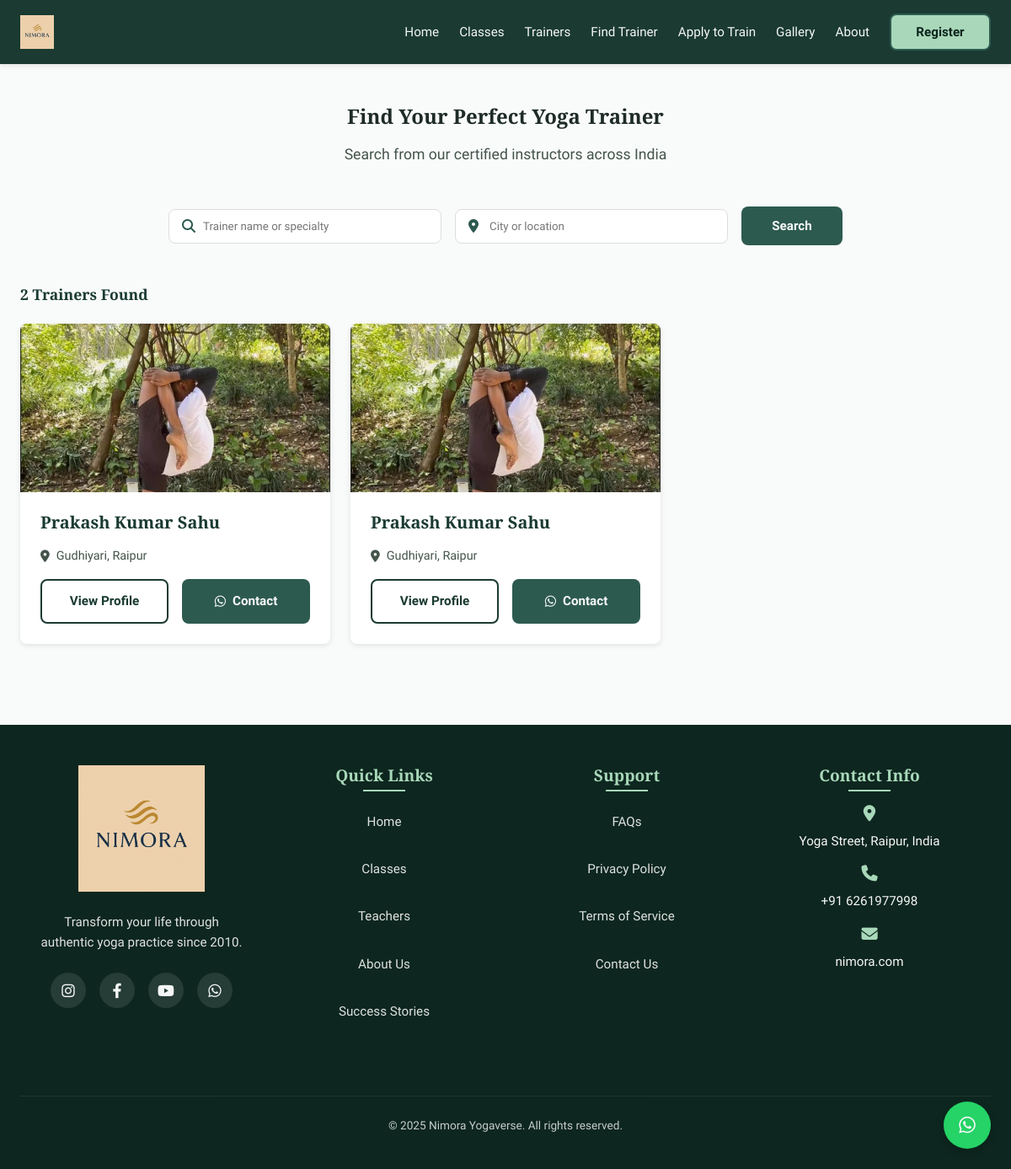
The app's page /trainer/search/ with its own data.
### trainer/models.py (models this page shows, shortened)
class TrainerProfile(models.Model):
    user = models.OneToOneField(User, on_delete=models.CASCADE, related_name='trainer_profile')  # 🔗 Link to User
    name = models.CharField(max_length=100)
    phone = models.CharField(max_length=15, blank=True, null=True)
    profile_image = models.ImageField(upload_to='trainers/')
    social_media_links = models.JSONField(default=dict, blank=True,null=True)
    location = models.CharField(max_length=100)
    specialty = models.CharField(max_length=100,blank=True)
    yoga_types = models.ManyToManyField(YogaType)
    years_experience = models.PositiveIntegerField(default=1)
    bio = models.TextField()
    is_approved = models.BooleanField(default=False)
    @property
    def average_rating(self):
        return 4.5  # Example value

### trainer/views.py (the view)
# urls.py: path('search/', views.search, name='search'),
def search(request):
    name_query = request.GET.get('name', '').strip()
    location_query = request.GET.get('location', '').strip()
    trainers = TrainerProfile.objects.all()
    if name_query:
        trainers = trainers.filter(
            Q(name__icontains=name_query) |
            Q(specialty__icontains=name_query)
        )
    if location_query:
        trainers = trainers.filter(location__icontains=location_query)
    return render(request, 'trainer/search.html', {
        'trainers': trainers,
        'name': name_query,
        'location': location_query
    })

### templates/trainer/search.html (shortened to what this page needs)
{% extends "base.html" %}
{% load static %}
{% block extra_css %}
<link rel="stylesheet" href="{% static 'css/trainer/search.css' %}?v=1.0">
{% endblock %}
{% block content %}
<section class="search-section">
    <div class="container">
        <div class="section-header">
            <h1>Find Your Perfect Yoga Trainer</h1>
            <p class="section-subtitle">Search from our certified instructors across India</p>
        </div>
        <form method="get" action="{% url 'search' %}" class="search-form">
            <div class="form-group">
                <div class="search-input">
                    <i class="fas fa-search"></i>
                    <input type="text" name="name" placeholder="Trainer name or specialty" value="{{ name_query }}">
                </div>
                <div class="search-input">
                    <i class="fas fa-map-marker-alt"></i>
                    <input type="text" name="location" placeholder="City or location" value="{{ location_query }}">
                </div>
                <button type="submit" class="btn btn-primary">Search</button>
            </div>
        </form>
        <div class="search-results">
            {% if trainers %}
                <h2 class="results-count">{{ trainers|length }} Trainer{{ trainers|pluralize }} Found</h2>
                <div class="trainers-grid">
                    {% for trainer in trainers %}
                    <div class="trainer-card">
                        <div class="trainer-image">
                            <img src="{% if trainer.profile_image %}{{ trainer.profile_image.url }}{% else %}{% static 'media/default-profile.png' %}{% endif %}"
                                 alt="{{ trainer.name }}" loading="lazy">
                        </div>
                        <div class="trainer-info">
                            <h3>{{ trainer.name }}</h3>
                            <div class="location">
                                <i class="fas fa-map-marker-alt"></i>
                                {{ trainer.location }}
                            </div>
                            <div class="trainer-actions">
                                <a href="/trainer/{{ trainer.id }}/" class="btn btn-outline">View Profile</a>
                               <a href="https://wa.me/{% if trainer.phone|length == 10 %}91{{ trainer.phone }}{% else %}{{ trainer.phone }}{% endif %}?text=Hi%20{{ trainer.name|urlencode }}%2C%20I%20found%20your%20profile%20on%20NimoraYogaverse..."
                                    class="btn btn-primary" target="_blank">
                                    <i class="fab fa-whatsapp"></i> Contact
                                </a>
                            </div>
                        </div>
                    </div>
                    {% endfor %}
                </div>
            {% else %}
                <div class="no-results">
                    <img src="{% static 'media/no-results.svg' %}" alt="No results found" width="200">
                    <h3>No trainers found matching your criteria</h3>
                    <p>Try adjusting your search filters or <a href="{% url 'search' %}">view all trainers</a></p>
                </div>
            {% endif %}
        </div>
    </div>
</section>
{% endblock %}

### static/css/base.css (style rules this page uses)
:root { --primary: #1A3A32; --primary-dark: #0D261F; --primary-light: #2D5A4F;; --accent: #A8D8B9; --light-accent: #E8F3EC; --text: #1E2B26; --light-text: #F5F7F6; --bg: #F9FBFA; --card-bg: #FFFFFF; --error: #e63946; --shadow: 0 2px 6px rgba(0, 0, 0, 0.1); --shadow-md: 0 4px 12px rgba(0, 0, 0, 0.15); --shadow-lg: 0 10px 30px rgba(0, 0, 0, 0.1); --transition-fast: 0.15s ease; --transition-normal: 0.3s ease; --transition-slow: 0.5s ease; --radius-sm: 4px; --radius: 8px; --radius-lg: 12px; --space-xs: 0.5rem; --space-sm: 1rem; --space-md: 1.5rem; --space-lg: 2rem; --space-xl: 3rem; --font-body: 'Source Sans 3', -apple-system, BlinkMacSystemFont, sans-serif; --font-heading: 'Merriweather', Georgia, serif; --line-height: 1.6; --line-height-heading: 1.2; }
*, *::before, *::after { box-sizing: border-box; margin: 0; padding: 0; }
html { scroll-behavior: smooth; -webkit-text-size-adjust: 100%; }
body { font-family: var(--font-body); background-color: var(--bg); color: var(--text); line-height: var(--line-height); overflow-x: hidden; text-rendering: optimizeLegibility; -webkit-font-smoothing: antialiased; }
h1, h2, h3, h4 { font-family: var(--font-heading); font-weight: 700; line-height: var(--line-height-heading); margin-bottom: var(--space-sm); }
p { margin-bottom: var(--space-sm); }
a { text-decoration: none; color: inherit; transition: color var(--transition-fast); }
img { max-width: 100%; height: auto; display: block; }
button { cursor: pointer; font-family: inherit; border: none; background: none; }
.container { width: 100%; max-width: 1200px; margin: 0 auto; padding: 0 var(--space-md); }
.btn { display: inline-flex; align-items: center; justify-content: center; padding: 0.75rem 1.5rem; border-radius: var(--radius); font-weight: 600; transition: background-color var(--transition-normal), transform var(--transition-normal), box-shadow var(--transition-normal), border-color var(--transition-normal); cursor: pointer; border: 2px solid transparent; font-size: 0.95rem; min-width: 120px; gap: 0.5rem; }
.btn-primary { background-color: var(--primary-light); color: var(--light-text); }
.btn-outline { background-color: transparent; color: var(--primary); border-color: var(--primary); padding: 0.5rem 1rem; }
.section-header { text-align: center; margin-bottom: var(--space-xl); }
.section-subtitle { font-size: 1.1rem; color: #44544b; max-width: 700px; margin: 0 auto; }
.form-group { display: grid; grid-template-columns: 1fr 1fr; gap: var(--space-sm); }

### static/css/trainer/search.css (style rules this page uses)
.search-section { padding: var(--space-xl) 0; background-color: var(--bg); }
.search-form { max-width: 800px; margin: 0 auto var(--space-xl); }
.search-form .form-group { display: grid; grid-template-columns: 1fr 1fr auto; gap: var(--space-sm); }
.search-input { position: relative; display: flex; align-items: center; }
.search-input i { position: absolute; left: 1rem; color: var(--primary-light); }
.search-input input { width: 100%; padding: 0.75rem 1rem 0.75rem 2.5rem; border: 1px solid #ddd; border-radius: var(--radius); font-family: var(--font-body); transition: border-color var(--transition-fast); }
.results-count { color: var(--primary); margin-bottom: var(--space-md); font-size: 1.1rem; }
.trainers-grid { display: grid; grid-template-columns: repeat(auto-fill, minmax(300px, 1fr)); gap: var(--space-md); margin-bottom: var(--space-xl); }
.trainer-card { background-color: var(--card-bg); border-radius: var(--radius); overflow: hidden; box-shadow: var(--shadow); transition: var(--transition-normal); }
.trainer-image { position: relative; height: 200px; overflow: hidden; }
.trainer-image img { width: 100%; height: 100%; object-fit: cover; transition: transform var(--transition-slow); }
.trainer-info { padding: var(--space-md); }
.trainer-info h3 { font-size: 1.25rem; color: var(--primary); margin-bottom: var(--space-xs); }
.location { display: flex; align-items: center; gap: 0.5rem; color: #44544b; margin-bottom: var(--space-sm); font-size: 0.9rem; }
.trainer-actions { display: grid; grid-template-columns: 1fr 1fr; gap: var(--space-sm); }

### records on screen
TrainerProfile: profile_image (picture), name "Prakash Kumar Sahu", location "Gudhiyari, Raipur"
TrainerProfile: profile_image (picture), name "Prakash Kumar Sahu", location "Gudhiyari, Raipur"

### other values on screen
{{ trainers|length }} "2"
